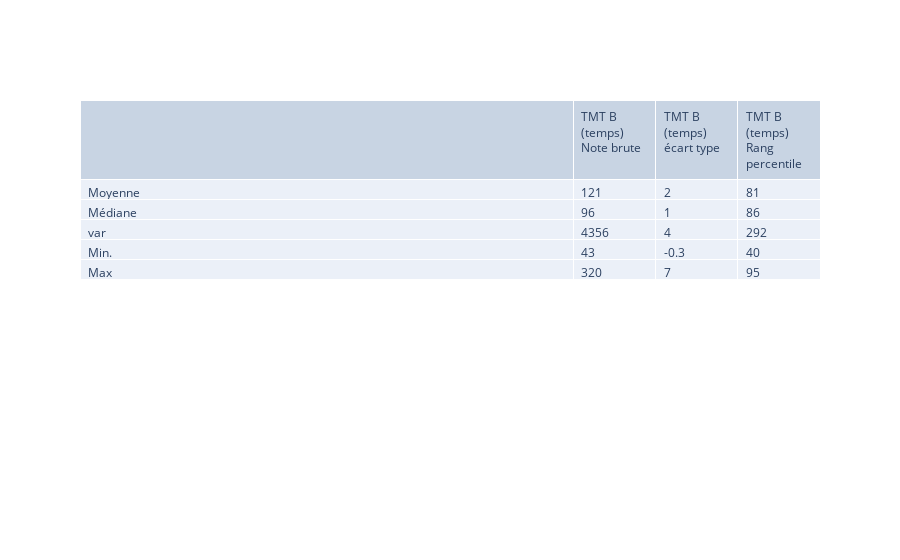

The notebook cell saved with this chart:
### Code cell
df_tmtb=df_tmt[df_tmt["TMT B (temps) Note brute"].notna()]

df_tmtb.head()

nb_avg = round(df_tmtb["TMT B (temps) Note brute"].mean())
nb_med = round(df_tmtb["TMT B (temps) Note brute"].median())
nb_var = round(df_tmtb["TMT B (temps) Note brute"].var())
nb_min = df_tmtb["TMT B (temps) Note brute"].min()
nb_max = df_tmtb["TMT B (temps) Note brute"].max()
#

df_tmtb.head()

ec_avg = round(df_tmtb["TMT B (temps) écart type"].mean())
ec_med = round(df_tmtb["TMT B (temps) écart type"].median())
ec_var = round(df_tmtb["TMT B (temps) écart type"].var())
ec_min = df_tmtb["TMT B (temps) écart type"].min()
ec_max = df_tmtb["TMT B (temps) écart type"].max()
#

rp_avg = round(df_tmtb["TMT B (temps) Rang percentile"].mean())
rp_med = round(df_tmtb["TMT B (temps) Rang percentile"].median())
rp_var = round(df_tmtb["TMT B (temps) Rang percentile"].var())
rp_min = df_tmtb["TMT B (temps) Rang percentile"].min()
rp_max = df_tmtb["TMT B (temps) Rang percentile"].max()

columns = ['',"TMT B (temps) Note brute", "TMT B (temps) écart type", "TMT B (temps) Rang percentile"]

myarr = [['Moyenne', 'Médiane', 'var', 'Min.', 'Max']]
myarr.append([nb_avg, nb_med, nb_var, nb_min, nb_max])
myarr.append([ec_avg, ec_med, ec_var, ec_min, ec_max])
myarr.append([rp_avg, rp_med, rp_var, rp_min, rp_max])

myarr



tmt_A =  go.Table(
                columnwidth = [30,5],
                header=dict(values=list(columns),
                align='left'),
                cells=dict(values= myarr,align='left'))
fig = go.Figure(data=tmt_A)
fig.show()

### Figure 1 — Plotly figure (JSON) as saved in the notebook; plotly's stock layout.template omitted (floating-point values rounded to 4 significant figures)
{"data": [{"cells": {"align": "left", "values": [["Moyenne", "Médiane", "var", "Min.", "Max"], [121, 96, 4356, 43, 320], [2, 1, 4, -0.3, 7], [81, 86, 292, 40, 95]]}, "columnwidth": [30, 5], "header": {"align": "left", "values": ["", "TMT B (temps) Note brute", "TMT B (temps) écart type", "TMT B (temps) Rang percentile"]}, "type": "table"}], "layout": {}}
